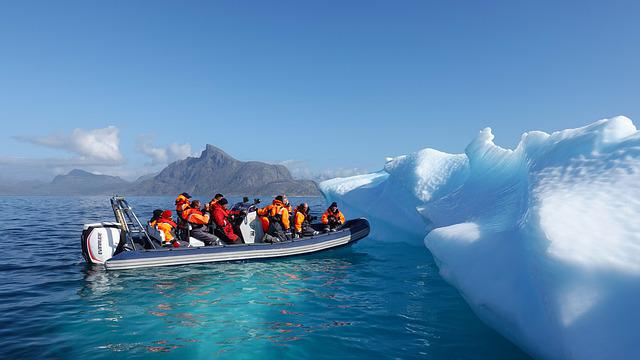
#> input picture greenland_01a.jpg, 640 x 360 px
$ python flip.py
#> lines starting #> are read from the running program, lines starting #| are printed output that depends on the picture
import cv2
import matplotlib.pyplot as plt

img = cv2.imread("greenland_01a.jpg")
#> img is the input picture: shape (360, 640, 3); mean B, G, R 175.1, 135.4, 90.4
flip_img_ver = cv2.flip(img, 0)
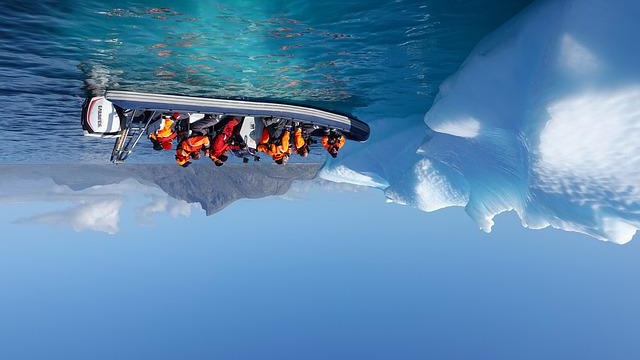
#> flip_img_ver: shape (360, 640, 3); mean B, G, R 175.1, 135.4, 90.4
flip_img_hor = cv2.flip(img, 1)
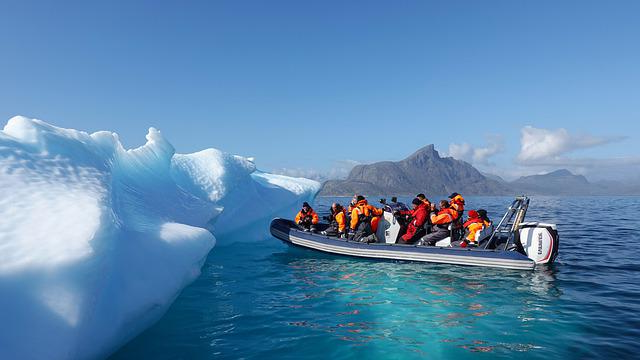
#> flip_img_hor: shape (360, 640, 3); mean B, G, R 175.1, 135.4, 90.4
flip_img_both = cv2.flip(img, -1)
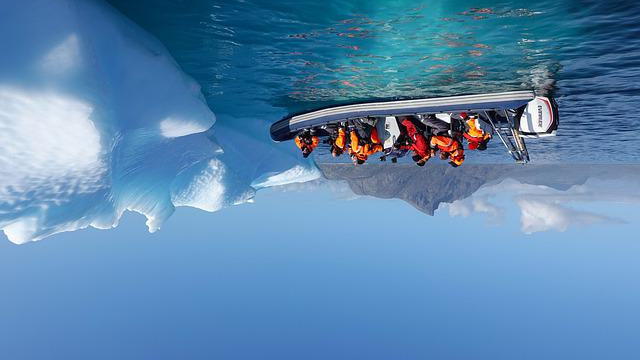
#> flip_img_both: shape (360, 640, 3); mean B, G, R 175.1, 135.4, 90.4

plt.imshow(flip_img_ver)
plt.show()
plt.imshow(flip_img_hor)
plt.show()
plt.imshow(flip_img_both)
plt.show()
